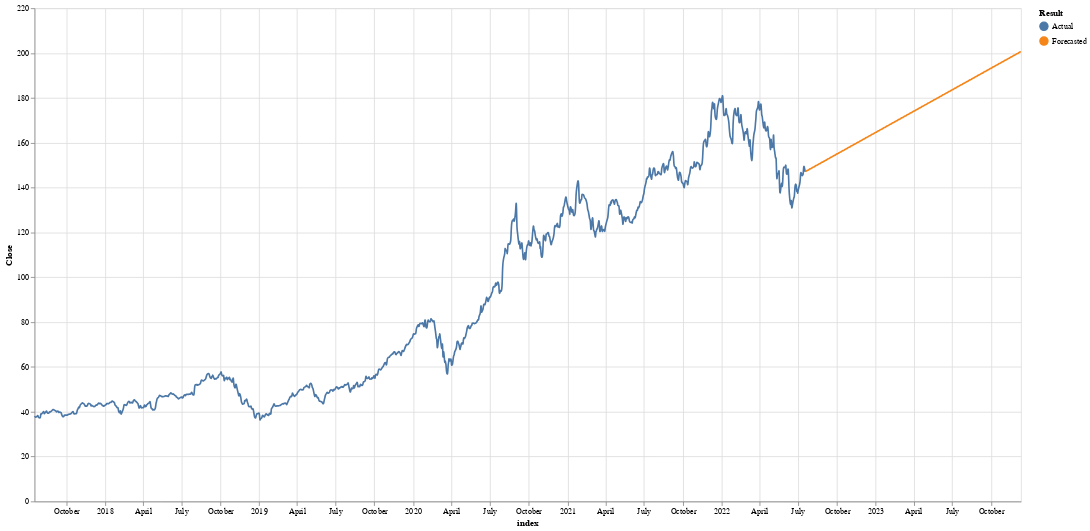

The cell this chart's notebook holds for it:
### Code cell
method.driftForecast(train_test=False,save_model=True)
method.forecastPlot()

### Figure 1 — Vega-Lite specification as saved in the notebook (floating-point values rounded to 4 significant figures; data arrays with more than 128 entries replaced by an {"elided": "..."} marker saying what was removed)
{"config": {"view": {"continuousWidth": 400, "continuousHeight": 300}}, "layer": [{"data": {"name": "data-1a6e7a4dc08813aad5c34dc8d46e9c89"}, "mark": {"type": "line", "interpolate": "basis"}, "encoding": {"color": {"field": "Result", "type": "nominal"}, "x": {"field": "index", "type": "temporal"}, "y": {"field": "Close", "type": "quantitative"}}}, {"data": {"name": "data-1a6e7a4dc08813aad5c34dc8d46e9c89"}, "mark": "point", "encoding": {"opacity": {"value": 0}, "x": {"field": "index", "type": "temporal"}}, "selection": {"selector003": {"type": "single", "nearest": true, "on": "mouseover", "fields": ["index", "Close"], "empty": "none"}}}, {"data": {"name": "data-1a6e7a4dc08813aad5c34dc8d46e9c89"}, "mark": "point", "encoding": {"color": {"field": "Result", "type": "nominal"}, "opacity": {"condition": {"value": 1, "selection": "selector003"}, "value": 0}, "x": {"field": "index", "type": "temporal"}, "y": {"field": "Close", "type": "quantitative"}}}, {"data": {"name": "data-1a6e7a4dc08813aad5c34dc8d46e9c89"}, "mark": {"type": "text", "align": "left", "dx": 5, "dy": -40, "size": 20}, "encoding": {"color": {"field": "Result", "type": "nominal"}, "text": {"condition": {"field": "index", "type": "temporal", "selection": "selector003"}, "value": ""}, "x": {"field": "index", "type": "temporal"}, "y": {"field": "Close", "type": "quantitative"}}}, {"data": {"name": "data-1a6e7a4dc08813aad5c34dc8d46e9c89"}, "mark": {"type": "text", "align": "left", "dx": 20, "dy": -15, "size": 20}, "encoding": {"color": {"field": "Result", "type": "nominal"}, "text": {"condition": {"field": "Close", "type": "quantitative", "selection": "selector003"}, "value": " "}, "x": {"field": "index", "type": "temporal"}, "y": {"field": "Close", "type": "quantitative"}}}], "height": 600, "width": 1200, "$schema": "https://vega.github.io/schema/vega-lite/v4.17.0.json", "datasets": {"data-1a6e7a4dc08813aad5c34dc8d46e9c89": {"elided": "1624 records"}}}
